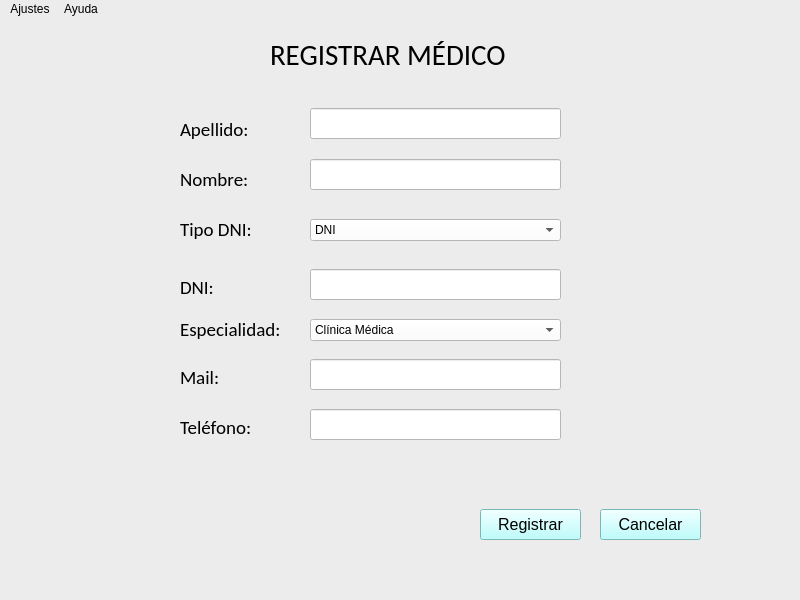
<?xml version="1.0" encoding="UTF-8"?>
<ui version="4.0">
 <class>MainWindow</class>
 <widget class="QMainWindow" name="MainWindow">
  <property name="geometry">
   <rect>
    <x>0</x>
    <y>0</y>
    <width>800</width>
    <height>600</height>
   </rect>
  </property>
  <property name="windowTitle">
   <string>MainWindow</string>
  </property>
  <property name="styleSheet">
   <string notr="true">background-color: rgb(236, 236, 236);</string>
  </property>
  <widget class="QWidget" name="centralwidget">
   <widget class="QLabel" name="label_2">
    <property name="geometry">
     <rect>
      <x>180</x>
      <y>150</y>
      <width>91</width>
      <height>20</height>
     </rect>
    </property>
    <property name="font">
     <font>
      <family>Calibri</family>
      <pointsize>14</pointsize>
     </font>
    </property>
    <property name="text">
     <string>Nombre:</string>
    </property>
   </widget>
   <widget class="QLabel" name="label">
    <property name="geometry">
     <rect>
      <x>180</x>
      <y>100</y>
      <width>91</width>
      <height>21</height>
     </rect>
    </property>
    <property name="font">
     <font>
      <family>Calibri</family>
      <pointsize>14</pointsize>
     </font>
    </property>
    <property name="text">
     <string>Apellido:</string>
    </property>
   </widget>
   <widget class="QLabel" name="label_3">
    <property name="geometry">
     <rect>
      <x>180</x>
      <y>260</y>
      <width>91</width>
      <height>16</height>
     </rect>
    </property>
    <property name="font">
     <font>
      <family>Calibri</family>
      <pointsize>14</pointsize>
     </font>
    </property>
    <property name="text">
     <string>DNI:</string>
    </property>
   </widget>
   <widget class="QLabel" name="label_4">
    <property name="geometry">
     <rect>
      <x>180</x>
      <y>300</y>
      <width>121</width>
      <height>21</height>
     </rect>
    </property>
    <property name="font">
     <font>
      <family>Calibri</family>
      <pointsize>14</pointsize>
     </font>
    </property>
    <property name="text">
     <string>Especialidad:</string>
    </property>
   </widget>
   <widget class="QLabel" name="label_5">
    <property name="geometry">
     <rect>
      <x>270</x>
      <y>20</y>
      <width>241</width>
      <height>31</height>
     </rect>
    </property>
    <property name="font">
     <font>
      <family>Calibri</family>
      <pointsize>22</pointsize>
      <underline>false</underline>
     </font>
    </property>
    <property name="text">
     <string>REGISTRAR MÉDICO</string>
    </property>
   </widget>
   <widget class="QLabel" name="label_6">
    <property name="geometry">
     <rect>
      <x>180</x>
      <y>200</y>
      <width>111</width>
      <height>21</height>
     </rect>
    </property>
    <property name="font">
     <font>
      <family>Calibri</family>
      <pointsize>14</pointsize>
     </font>
    </property>
    <property name="text">
     <string>Tipo DNI:</string>
    </property>
   </widget>
   <widget class="QLabel" name="label_7">
    <property name="geometry">
     <rect>
      <x>180</x>
      <y>350</y>
      <width>121</width>
      <height>16</height>
     </rect>
    </property>
    <property name="font">
     <font>
      <family>Calibri</family>
      <pointsize>14</pointsize>
     </font>
    </property>
    <property name="text">
     <string>Mail:</string>
    </property>
   </widget>
   <widget class="QPushButton" name="pushButton">
    <property name="geometry">
     <rect>
      <x>480</x>
      <y>490</y>
      <width>101</width>
      <height>31</height>
     </rect>
    </property>
    <property name="font">
     <font>
      <pointsize>12</pointsize>
     </font>
    </property>
    <property name="styleSheet">
     <string notr="true">background-color: rgb(170, 255, 255);</string>
    </property>
    <property name="text">
     <string>Registrar</string>
    </property>
   </widget>
   <widget class="QPushButton" name="pushButton_2">
    <property name="geometry">
     <rect>
      <x>600</x>
      <y>490</y>
      <width>101</width>
      <height>31</height>
     </rect>
    </property>
    <property name="font">
     <font>
      <pointsize>12</pointsize>
     </font>
    </property>
    <property name="styleSheet">
     <string notr="true">background-color: rgb(170, 255, 255);</string>
    </property>
    <property name="text">
     <string>Cancelar</string>
    </property>
   </widget>
   <widget class="QComboBox" name="comboBox">
    <property name="geometry">
     <rect>
      <x>310</x>
      <y>300</y>
      <width>251</width>
      <height>22</height>
     </rect>
    </property>
    <property name="styleSheet">
     <string notr="true">background-color: rgb(255, 255, 255);</string>
    </property>
    <item>
     <property name="text">
      <string>Clínica Médica</string>
     </property>
    </item>
    <item>
     <property name="text">
      <string>Traumatología</string>
     </property>
    </item>
    <item>
     <property name="text">
      <string>Dermatología</string>
     </property>
    </item>
    <item>
     <property name="text">
      <string>Pediatría General</string>
     </property>
    </item>
    <item>
     <property name="text">
      <string>Ginecología</string>
     </property>
    </item>
   </widget>
   <widget class="QComboBox" name="comboBox_2">
    <property name="geometry">
     <rect>
      <x>310</x>
      <y>200</y>
      <width>251</width>
      <height>22</height>
     </rect>
    </property>
    <property name="styleSheet">
     <string notr="true">background-color: rgb(255, 255, 255);</string>
    </property>
    <item>
     <property name="text">
      <string>DNI</string>
     </property>
    </item>
    <item>
     <property name="text">
      <string>Cédula Identidad</string>
     </property>
    </item>
    <item>
     <property name="text">
      <string>Pasaporte</string>
     </property>
    </item>
   </widget>
   <widget class="QLineEdit" name="lineEdit">
    <property name="geometry">
     <rect>
      <x>310</x>
      <y>89</y>
      <width>251</width>
      <height>31</height>
     </rect>
    </property>
    <property name="styleSheet">
     <string notr="true">background-color: rgb(255, 255, 255);</string>
    </property>
   </widget>
   <widget class="QLineEdit" name="lineEdit_2">
    <property name="geometry">
     <rect>
      <x>310</x>
      <y>140</y>
      <width>251</width>
      <height>31</height>
     </rect>
    </property>
    <property name="styleSheet">
     <string notr="true">background-color: rgb(255, 255, 255);</string>
    </property>
   </widget>
   <widget class="QLineEdit" name="lineEdit_3">
    <property name="geometry">
     <rect>
      <x>310</x>
      <y>250</y>
      <width>251</width>
      <height>31</height>
     </rect>
    </property>
    <property name="styleSheet">
     <string notr="true">background-color: rgb(255, 255, 255);</string>
    </property>
   </widget>
   <widget class="QLineEdit" name="lineEdit_4">
    <property name="geometry">
     <rect>
      <x>310</x>
      <y>340</y>
      <width>251</width>
      <height>31</height>
     </rect>
    </property>
    <property name="styleSheet">
     <string notr="true">background-color: rgb(255, 255, 255);</string>
    </property>
   </widget>
   <widget class="QLabel" name="label_8">
    <property name="geometry">
     <rect>
      <x>180</x>
      <y>400</y>
      <width>121</width>
      <height>16</height>
     </rect>
    </property>
    <property name="font">
     <font>
      <family>Calibri</family>
      <pointsize>14</pointsize>
     </font>
    </property>
    <property name="text">
     <string>Teléfono:</string>
    </property>
   </widget>
   <widget class="QLineEdit" name="lineEdit_5">
    <property name="geometry">
     <rect>
      <x>310</x>
      <y>390</y>
      <width>251</width>
      <height>31</height>
     </rect>
    </property>
    <property name="styleSheet">
     <string notr="true">background-color: rgb(255, 255, 255);</string>
    </property>
   </widget>
  </widget>
  <widget class="QMenuBar" name="menubar">
   <property name="geometry">
    <rect>
     <x>0</x>
     <y>0</y>
     <width>800</width>
     <height>21</height>
    </rect>
   </property>
   <widget class="QMenu" name="menuAjustes">
    <property name="title">
     <string>Ajustes</string>
    </property>
    <addaction name="actionActualizar_informaci_n"/>
   </widget>
   <widget class="QMenu" name="menuAyuda">
    <property name="title">
     <string>Ayuda</string>
    </property>
    <addaction name="actionAcerca_de"/>
   </widget>
   <addaction name="menuAjustes"/>
   <addaction name="menuAyuda"/>
  </widget>
  <widget class="QStatusBar" name="statusbar"/>
  <action name="actionActualizar_informaci_n">
   <property name="text">
    <string>Actualizar información</string>
   </property>
  </action>
  <action name="actionAcerca_de">
   <property name="text">
    <string>Acerca de...</string>
   </property>
  </action>
 </widget>
 <resources/>
 <connections/>
</ui>
